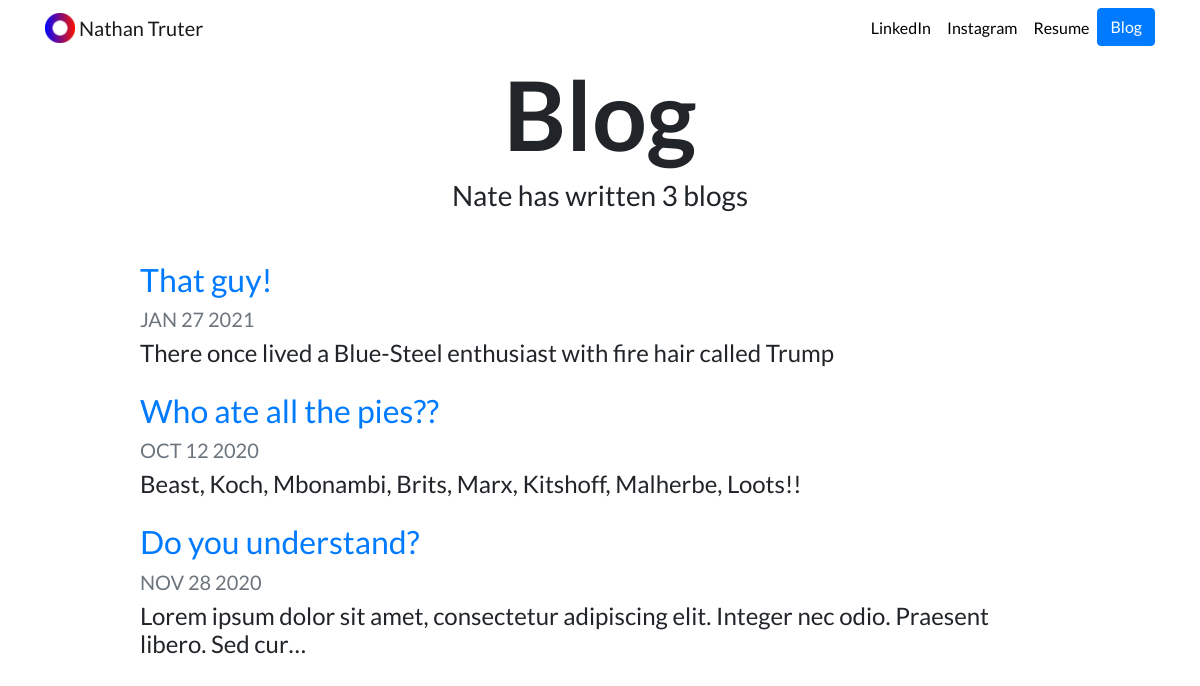
Screenshot of /blog/ with the database file from the repository.
### blog/models.py (models this page shows, shortened)
class Blog(models.Model):
    title = models.CharField(max_length = 200)
    date = models.DateField()
    description = models.TextField()

### blog/views.py (the view)
# urls.py: path('', views.all_blogs, name='all_blogs'),
def all_blogs(request):
    blogs = Blog.objects.all()
    return render(request, 'blog/all_blogs.html', {'blogs':blogs})

### blog/templates/blog/all_blogs.html
{% extends "portfolio/base.html" %}
{% load static %}
{% block content %}
<h1 id="blogtitle" class="font-weight-bold text-center">Blog</h1>
<h3 class="text-center mb-5">Nate has written {{ blogs.count }} blog{{ blogs.count|pluralize }}</h3>
{% for blog in blogs %}
<div class="row justify-content-center my-3">
  <div class="col-md-10">
    <a href="{% url 'blog:detail' blog.id %}">
      <h2>{{ blog.title }}</h2>
    </a>
    <h5 class="text-muted">{{ blog.date|date:'M d Y'|upper }}</h5>
    <h4>{{ blog.description|striptags|truncatechars:100 }}</h4>
  </div>
</div>
{% endfor %}
{% endblock %}

### portfolio/static/portfolio/custom.css (style rules this page uses)
body { font-family: 'Lato', sans-serif; }
#blogtitle { font-size: 6rem; }

### rows the page displays
Blog: title "That guy!", date "JAN 27 2021", description "There once lived a Blue-Steel enthusiast with fire hair called Trump"
Blog: title "Who ate all the pies??", date "OCT 12 2020", description "Beast, Koch, Mbonambi, Brits, Marx, Kitshoff, Malherbe, Loots!!"
Blog: title "Do you understand?", date "NOV 28 2020", description "Lorem ipsum dolor sit amet, consectetur adipiscing elit. Integer nec odio. Praesent libero. Sed cur…"

### other values shown
{{ blogs.count }} "3"
